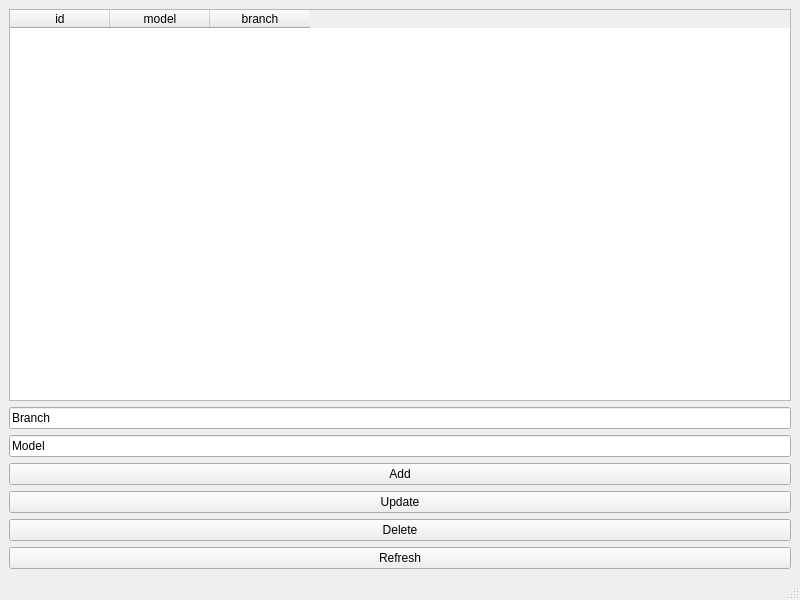
<?xml version="1.0" encoding="UTF-8"?>
<ui version="4.0">
 <class>MainWindow</class>
 <widget class="QMainWindow" name="MainWindow">
  <property name="geometry">
   <rect>
    <x>0</x>
    <y>0</y>
    <width>800</width>
    <height>600</height>
   </rect>
  </property>
  <property name="windowTitle">
   <string>MainWindow</string>
  </property>
  <widget class="QWidget" name="centralwidget">
   <layout class="QVBoxLayout" name="verticalLayout">
    <item>
     <widget class="QTableWidget" name="tableWidget">
      <property name="columnCount">
       <number>3</number>
      </property>
      <column>
       <property name="text">
        <string>id</string>
       </property>
      </column>
      <column>
       <property name="text">
        <string>model</string>
       </property>
      </column>
      <column>
       <property name="text">
        <string>branch</string>
       </property>
      </column>
     </widget>
    </item>
    <item>
     <widget class="QLineEdit" name="branchEdit">
      <property name="text">
       <string>Branch</string>
      </property>
     </widget>
    </item>
    <item>
     <widget class="QLineEdit" name="modelEdit">
      <property name="text">
       <string>Model</string>
      </property>
     </widget>
    </item>
    <item>
     <widget class="QPushButton" name="addButton">
      <property name="text">
       <string>Add</string>
      </property>
     </widget>
    </item>
    <item>
     <widget class="QPushButton" name="updateButton">
      <property name="text">
       <string>Update</string>
      </property>
     </widget>
    </item>
    <item>
     <widget class="QPushButton" name="deleteButton">
      <property name="text">
       <string>Delete</string>
      </property>
     </widget>
    </item>
    <item>
     <widget class="QPushButton" name="refreshButton">
      <property name="text">
       <string>Refresh</string>
      </property>
     </widget>
    </item>
   </layout>
  </widget>
  <widget class="QMenuBar" name="menubar">
   <property name="geometry">
    <rect>
     <x>0</x>
     <y>0</y>
     <width>800</width>
     <height>21</height>
    </rect>
   </property>
  </widget>
  <widget class="QStatusBar" name="statusbar"/>
 </widget>
 <resources/>
 <connections/>
</ui>
